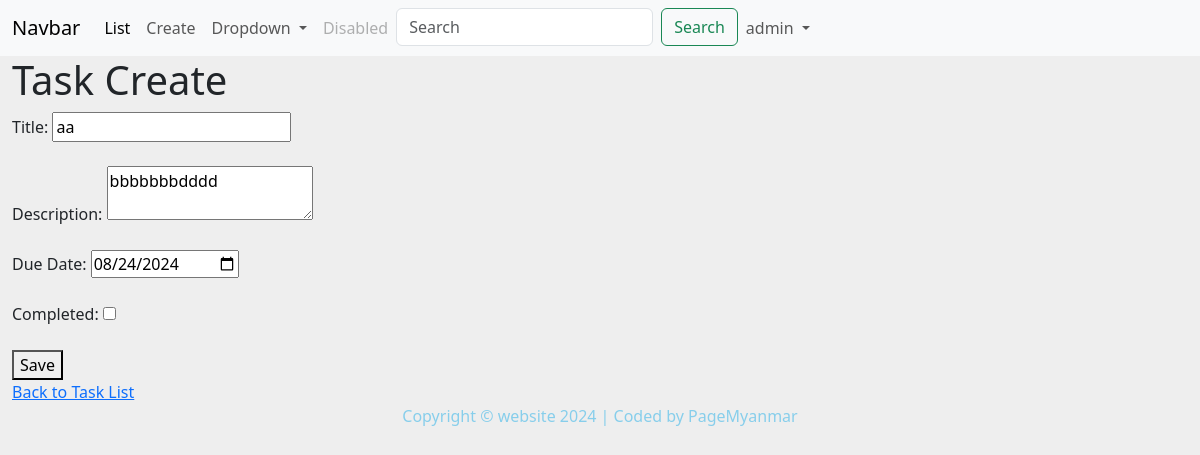
The page /myapp/task_update/21/ (signed in) on the database its author committed.
### myapp/models.py (models this page shows, shortened)
class Task(models.Model):
    title = models.CharField(max_length=200)
    description = models.TextField(blank=True)
    created_at = models.DateTimeField(auto_now_add=True)
    due_date = models.DateTimeField(null=True, blank=True)
    is_completed = models.BooleanField(default=False)

### myapp/views.py (the view, shortened to what this page needs)
# urls.py: path('task_update/<int:task_id>/', views.task_update, name='task_update'),
@login_required(login_url='login')
def task_update(request, task_id):
    task = get_object_or_404(Task, id=task_id)
    return render(request, 'task_form.html', {'task': task})

### myapp/templates/task_form.html (shortened to what this page needs)
{% extends 'base.html' %}
{% block body %}
{% load static %}
<h1> Task Create</h1>
<form method="post">
    <label for="title">Title:</label>
    <input type="text" id="title" name="title" value="{{ task.title }}" required><br><br>
    <label for="description">Description:</label>
    <textarea id="description" name="description">{{ task.description }}</textarea><br><br>
    <label for="due_date">Due Date:</label>
    <input type="date" id="due_date" name="due_date" value="{{ task.due_date|date:"Y-m-d" }}"><br><br>
    <label for="is_completed">Completed:</label>
    <input type="checkbox" id="is_completed" name="is_completed" {% if task.is_completed %}checked{% endif %}><br><br>
    <button type="submit">Save</button>
</form>
<a href="{% url 'task_list' %}">Back to Task List</a>
{% endblock %}

### templates/header.html (shortened to what this page needs)
<nav class="navbar navbar-expand-lg bg-body-tertiary">
  <div class="container-fluid">
    <a class="navbar-brand" href="#">Navbar</a>
    <div class="collapse navbar-collapse" id="navbarSupportedContent">
      <ul class="navbar-nav me-auto mb-2 mb-lg-0">
        <li class="nav-item">
          <a class="nav-link active" aria-current="page" href="{% url 'task_list' %}">List</a>
        </li>
        <li class="nav-item">
          <a class="nav-link" href="{% url 'task_create' %}">Create</a>
        </li>
        <li class="nav-item dropdown">
          <a class="nav-link dropdown-toggle" href="#" role="button" data-bs-toggle="dropdown" aria-expanded="false">
            Dropdown
          </a>
        </li>
        <li class="nav-item">
          <a class="nav-link disabled" aria-disabled="true">Disabled</a>
        </li>
        <li>
          <form class="d-flex" role="search">
            <input class="form-control me-2" type="search" placeholder="Search" aria-label="Search">
            <button class="btn btn-outline-success" type="submit">Search</button>
          </form>
        </li>
        {% if user.is_authenticated %}
        <li class="nav-item dropdown">
          <a class="nav-link dropdown-toggle" href="#" role="button" data-bs-toggle="dropdown" aria-expanded="false">
            {{ user.username}}
          </a>
        </li>
        {% else %}
        <li>
          <a class="nav-link" href="{% url 'login' %}">Login</a>
        </li>
        {% endif %}
      </ul>
    </div>
  </div>
</nav>

### static/css/styles.css (style rules this page uses)
body { background-color: rgb(238, 238, 238); }

### rows shown on the page
Task: title "aa", description "bbbbbbbdddd", due_date "08/24/2024"

### other values the page prints
{{ user.username }} "admin"
